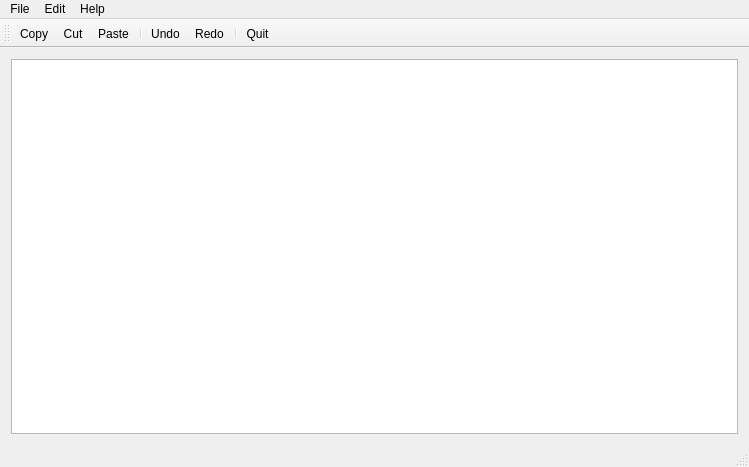
<?xml version="1.0" encoding="UTF-8"?>
<ui version="4.0">
 <class>MainWindow</class>
 <widget class="QMainWindow" name="MainWindow">
  <property name="geometry">
   <rect>
    <x>0</x>
    <y>0</y>
    <width>749</width>
    <height>467</height>
   </rect>
  </property>
  <property name="windowTitle">
   <string>MainWindow</string>
  </property>
  <widget class="QWidget" name="centralWidget">
   <layout class="QVBoxLayout" name="verticalLayout">
    <item>
     <widget class="QTextEdit" name="textEdit"/>
    </item>
   </layout>
  </widget>
  <widget class="QMenuBar" name="menuBar">
   <property name="geometry">
    <rect>
     <x>0</x>
     <y>0</y>
     <width>749</width>
     <height>20</height>
    </rect>
   </property>
   <widget class="QMenu" name="menuFile">
    <property name="title">
     <string>File</string>
    </property>
    <addaction name="actionQuit"/>
   </widget>
   <widget class="QMenu" name="menuEdit">
    <property name="title">
     <string>Edit</string>
    </property>
    <addaction name="actionCopy"/>
    <addaction name="actionCut"/>
    <addaction name="actionPaste"/>
    <addaction name="separator"/>
    <addaction name="actionUndo"/>
    <addaction name="actionRedo"/>
   </widget>
   <widget class="QMenu" name="menuHelp">
    <property name="title">
     <string>Help</string>
    </property>
    <addaction name="actionAbout"/>
    <addaction name="actionAbout_Qt"/>
   </widget>
   <addaction name="menuFile"/>
   <addaction name="menuEdit"/>
   <addaction name="menuHelp"/>
  </widget>
  <widget class="QToolBar" name="mainToolBar">
   <attribute name="toolBarArea">
    <enum>TopToolBarArea</enum>
   </attribute>
   <attribute name="toolBarBreak">
    <bool>false</bool>
   </attribute>
   <addaction name="actionCopy"/>
   <addaction name="actionCut"/>
   <addaction name="actionPaste"/>
   <addaction name="separator"/>
   <addaction name="actionUndo"/>
   <addaction name="actionRedo"/>
   <addaction name="separator"/>
   <addaction name="actionQuit"/>
  </widget>
  <widget class="QStatusBar" name="statusBar"/>
  <action name="actionQuit">
   <property name="icon">
    <iconset resource="resource.qrc">
     <normaloff>:/images/quitIcon.png</normaloff>:/images/quitIcon.png</iconset>
   </property>
   <property name="text">
    <string>Quit</string>
   </property>
  </action>
  <action name="actionCopy">
   <property name="icon">
    <iconset resource="resource.qrc">
     <normaloff>:/images/copyIcon.png</normaloff>:/images/copyIcon.png</iconset>
   </property>
   <property name="text">
    <string>Copy</string>
   </property>
  </action>
  <action name="actionCut">
   <property name="icon">
    <iconset resource="resource.qrc">
     <normaloff>:/images/cutIcon.png</normaloff>:/images/cutIcon.png</iconset>
   </property>
   <property name="text">
    <string>Cut</string>
   </property>
  </action>
  <action name="actionPaste">
   <property name="icon">
    <iconset resource="resource.qrc">
     <normaloff>:/images/pasteIcon.png</normaloff>:/images/pasteIcon.png</iconset>
   </property>
   <property name="text">
    <string>Paste</string>
   </property>
  </action>
  <action name="actionUndo">
   <property name="icon">
    <iconset resource="resource.qrc">
     <normaloff>:/images/undoIcon.png</normaloff>:/images/undoIcon.png</iconset>
   </property>
   <property name="text">
    <string>Undo</string>
   </property>
  </action>
  <action name="actionRedo">
   <property name="icon">
    <iconset resource="resource.qrc">
     <normaloff>:/images/redoIcon.png</normaloff>:/images/redoIcon.png</iconset>
   </property>
   <property name="text">
    <string>Redo</string>
   </property>
  </action>
  <action name="actionAbout">
   <property name="icon">
    <iconset resource="resource.qrc">
     <normaloff>:/images/aboutIcon.png</normaloff>:/images/aboutIcon.png</iconset>
   </property>
   <property name="text">
    <string>About</string>
   </property>
  </action>
  <action name="actionAbout_Qt">
   <property name="icon">
    <iconset resource="resource.qrc">
     <normaloff>:/images/aboutQtIcon.png</normaloff>:/images/aboutQtIcon.png</iconset>
   </property>
   <property name="text">
    <string>About Qt</string>
   </property>
  </action>
 </widget>
 <layoutdefault spacing="6" margin="11"/>
 <resources>
  <include location="resource.qrc"/>
 </resources>
 <connections/>
</ui>
